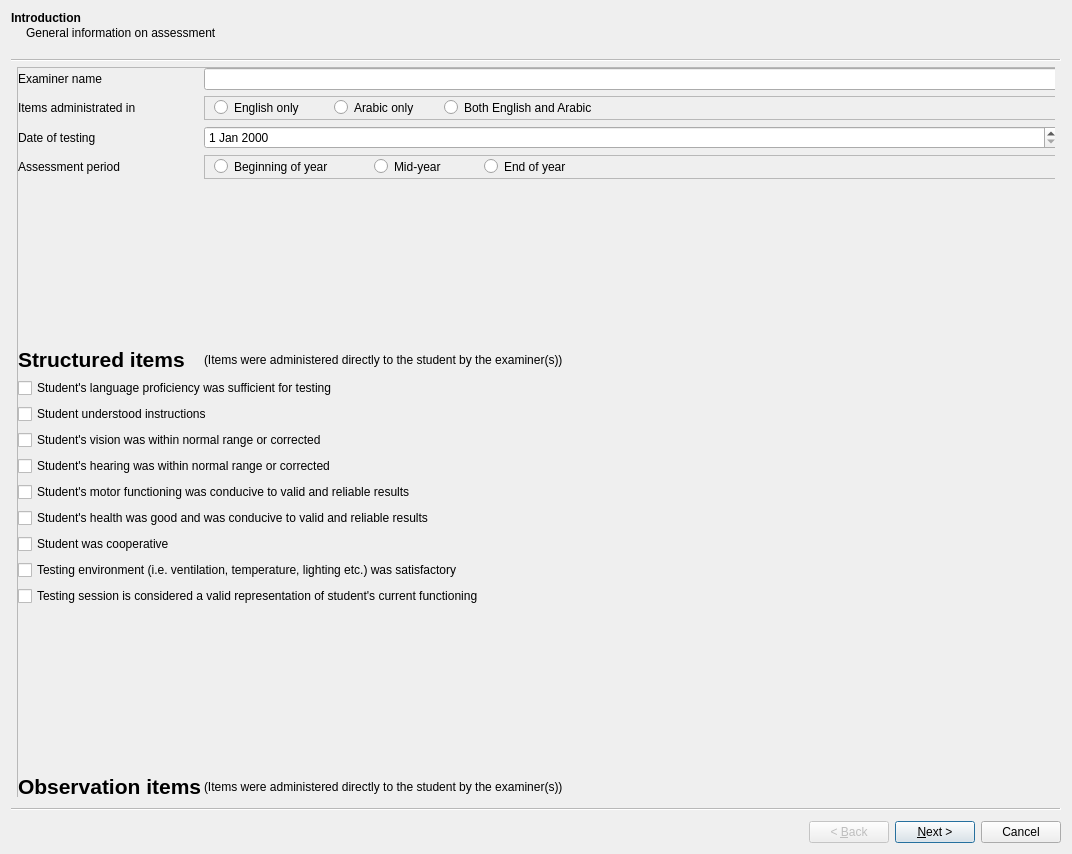
<?xml version="1.0" encoding="UTF-8"?>
<ui version="4.0">
 <class>Wizard</class>
 <widget class="QWizard" name="Wizard">
  <property name="geometry">
   <rect>
    <x>0</x>
    <y>0</y>
    <width>1072</width>
    <height>854</height>
   </rect>
  </property>
  <property name="windowTitle">
   <string>Battelle Developmental Inventory</string>
  </property>
  <widget class="QWizardPage" name="Intro">
   <property name="title">
    <string>Introduction</string>
   </property>
   <property name="subTitle">
    <string>General information on assessment</string>
   </property>
   <attribute name="pageId">
    <string notr="true">page1</string>
   </attribute>
   <widget class="QScrollArea" name="scrollArea">
    <property name="geometry">
     <rect>
      <x>0</x>
      <y>0</y>
      <width>1051</width>
      <height>731</height>
     </rect>
    </property>
    <property name="widgetResizable">
     <bool>true</bool>
    </property>
    <widget class="QWidget" name="scrollAreaWidgetContents">
     <property name="geometry">
      <rect>
       <x>0</x>
       <y>0</y>
       <width>1049</width>
       <height>729</height>
      </rect>
     </property>
     <widget class="QWidget" name="formLayoutWidget">
      <property name="geometry">
       <rect>
        <x>0</x>
        <y>0</y>
        <width>1041</width>
        <height>731</height>
       </rect>
      </property>
      <layout class="QFormLayout" name="introLayout">
       <property name="sizeConstraint">
        <enum>QLayout::SetMinimumSize</enum>
       </property>
       <property name="horizontalSpacing">
        <number>2</number>
       </property>
       <item row="1" column="0">
        <widget class="QLabel" name="examinerLabel">
         <property name="text">
          <string>Examiner name</string>
         </property>
        </widget>
       </item>
       <item row="1" column="1">
        <widget class="QLineEdit" name="lineExam"/>
       </item>
       <item row="2" column="0">
        <widget class="QLabel" name="adminLabel">
         <property name="text">
          <string>Items administrated in</string>
         </property>
        </widget>
       </item>
       <item row="2" column="1">
        <widget class="QFrame" name="itemFrame">
         <property name="sizePolicy">
          <sizepolicy hsizetype="Preferred" vsizetype="Preferred">
           <horstretch>0</horstretch>
           <verstretch>0</verstretch>
          </sizepolicy>
         </property>
         <property name="minimumSize">
          <size>
           <width>0</width>
           <height>24</height>
          </size>
         </property>
         <property name="autoFillBackground">
          <bool>false</bool>
         </property>
         <property name="frameShape">
          <enum>QFrame::StyledPanel</enum>
         </property>
         <property name="frameShadow">
          <enum>QFrame::Raised</enum>
         </property>
         <property name="lineWidth">
          <number>22</number>
         </property>
         <property name="midLineWidth">
          <number>22</number>
         </property>
         <widget class="QRadioButton" name="radioEnglish">
          <property name="geometry">
           <rect>
            <x>10</x>
            <y>0</y>
            <width>112</width>
            <height>23</height>
           </rect>
          </property>
          <property name="text">
           <string>English only</string>
          </property>
         </widget>
         <widget class="QRadioButton" name="radioArabic">
          <property name="geometry">
           <rect>
            <x>130</x>
            <y>0</y>
            <width>112</width>
            <height>23</height>
           </rect>
          </property>
          <property name="text">
           <string>Arabic only</string>
          </property>
         </widget>
         <widget class="QRadioButton" name="radioBoth">
          <property name="geometry">
           <rect>
            <x>240</x>
            <y>0</y>
            <width>191</width>
            <height>23</height>
           </rect>
          </property>
          <property name="text">
           <string>Both English and Arabic</string>
          </property>
         </widget>
        </widget>
       </item>
       <item row="3" column="0">
        <widget class="QLabel" name="labelAssess">
         <property name="text">
          <string>Date of testing</string>
         </property>
         <property name="textFormat">
          <enum>Qt::AutoText</enum>
         </property>
        </widget>
       </item>
       <item row="3" column="1">
        <widget class="QDateEdit" name="dateEdit"/>
       </item>
       <item row="4" column="0">
        <widget class="QLabel" name="assessLabel">
         <property name="text">
          <string>Assessment period</string>
         </property>
        </widget>
       </item>
       <item row="4" column="1">
        <widget class="QFrame" name="periodFrame">
         <property name="sizePolicy">
          <sizepolicy hsizetype="Preferred" vsizetype="Preferred">
           <horstretch>0</horstretch>
           <verstretch>0</verstretch>
          </sizepolicy>
         </property>
         <property name="minimumSize">
          <size>
           <width>0</width>
           <height>24</height>
          </size>
         </property>
         <property name="autoFillBackground">
          <bool>false</bool>
         </property>
         <property name="frameShape">
          <enum>QFrame::StyledPanel</enum>
         </property>
         <property name="frameShadow">
          <enum>QFrame::Raised</enum>
         </property>
         <property name="lineWidth">
          <number>22</number>
         </property>
         <property name="midLineWidth">
          <number>22</number>
         </property>
         <widget class="QRadioButton" name="radioMiddle">
          <property name="geometry">
           <rect>
            <x>170</x>
            <y>0</y>
            <width>112</width>
            <height>23</height>
           </rect>
          </property>
          <property name="text">
           <string>Mid-year</string>
          </property>
         </widget>
         <widget class="QRadioButton" name="radioBegin">
          <property name="geometry">
           <rect>
            <x>10</x>
            <y>0</y>
            <width>151</width>
            <height>23</height>
           </rect>
          </property>
          <property name="text">
           <string>Beginning of year</string>
          </property>
         </widget>
         <widget class="QRadioButton" name="radioEnd">
          <property name="geometry">
           <rect>
            <x>280</x>
            <y>0</y>
            <width>121</width>
            <height>23</height>
           </rect>
          </property>
          <property name="text">
           <string>End of year</string>
          </property>
         </widget>
        </widget>
       </item>
       <item row="5" column="0" colspan="2">
        <spacer name="verticalSpacer">
         <property name="orientation">
          <enum>Qt::Vertical</enum>
         </property>
         <property name="sizeHint" stdset="0">
          <size>
           <width>20</width>
           <height>10</height>
          </size>
         </property>
        </spacer>
       </item>
       <item row="6" column="0">
        <widget class="QLabel" name="strucLabel">
         <property name="minimumSize">
          <size>
           <width>0</width>
           <height>22</height>
          </size>
         </property>
         <property name="font">
          <font>
           <pointsize>16</pointsize>
           <weight>75</weight>
           <bold>true</bold>
          </font>
         </property>
         <property name="text">
          <string>Structured items</string>
         </property>
        </widget>
       </item>
       <item row="6" column="1">
        <widget class="QLabel" name="label">
         <property name="text">
          <string>(Items were administered directly to the student by the examiner(s))</string>
         </property>
        </widget>
       </item>
       <item row="7" column="0" colspan="2">
        <widget class="QCheckBox" name="checkLanguage">
         <property name="text">
          <string>Student's language proficiency was sufficient for testing</string>
         </property>
        </widget>
       </item>
       <item row="8" column="0" colspan="2">
        <widget class="QCheckBox" name="checkInstruct">
         <property name="text">
          <string>Student understood instructions</string>
         </property>
        </widget>
       </item>
       <item row="9" column="0" colspan="2">
        <widget class="QCheckBox" name="checkVision">
         <property name="text">
          <string>Student's vision was within normal range or corrected</string>
         </property>
        </widget>
       </item>
       <item row="10" column="0" colspan="2">
        <widget class="QCheckBox" name="checkHearing">
         <property name="text">
          <string>Student's hearing was within normal range or corrected</string>
         </property>
        </widget>
       </item>
       <item row="11" column="0" colspan="2">
        <widget class="QCheckBox" name="checkMotor">
         <property name="text">
          <string>Student's motor functioning was conducive to valid and reliable results</string>
         </property>
        </widget>
       </item>
       <item row="12" column="0" colspan="2">
        <widget class="QCheckBox" name="checkhealth">
         <property name="text">
          <string>Student's health was good and was conducive to valid and reliable results</string>
         </property>
        </widget>
       </item>
       <item row="13" column="0" colspan="2">
        <widget class="QCheckBox" name="checkCoop">
         <property name="text">
          <string>Student was cooperative</string>
         </property>
        </widget>
       </item>
       <item row="14" column="0" colspan="2">
        <widget class="QCheckBox" name="checkEnv">
         <property name="text">
          <string>Testing environment (i.e. ventilation, temperature, lighting etc.) was satisfactory</string>
         </property>
        </widget>
       </item>
       <item row="15" column="0" colspan="2">
        <widget class="QCheckBox" name="checkValid">
         <property name="text">
          <string>Testing session is considered a valid representation of student's current functioning</string>
         </property>
        </widget>
       </item>
       <item row="16" column="0" colspan="2">
        <spacer name="verticalSpacer_2">
         <property name="orientation">
          <enum>Qt::Vertical</enum>
         </property>
         <property name="sizeHint" stdset="0">
          <size>
           <width>20</width>
           <height>10</height>
          </size>
         </property>
        </spacer>
       </item>
       <item row="17" column="0">
        <widget class="QLabel" name="strucLabel_2">
         <property name="minimumSize">
          <size>
           <width>0</width>
           <height>22</height>
          </size>
         </property>
         <property name="font">
          <font>
           <pointsize>16</pointsize>
           <weight>75</weight>
           <bold>true</bold>
          </font>
         </property>
         <property name="text">
          <string>Observation items</string>
         </property>
        </widget>
       </item>
       <item row="17" column="1">
        <widget class="QLabel" name="label_2">
         <property name="text">
          <string>(Items were administered directly to the student by the examiner(s))</string>
         </property>
        </widget>
       </item>
      </layout>
     </widget>
    </widget>
   </widget>
  </widget>
  <widget class="QWizardPage" name="SC"/>
  <widget class="QWizardPage" name="PR"/>
  <widget class="QWizardPage" name="AI"/>
  <widget class="QWizardPage" name="PI"/>
  <widget class="QWizardPage" name="SR"/>
  <widget class="QWizardPage" name="RC"/>
  <widget class="QWizardPage" name="EC"/>
  <widget class="QWizardPage" name="GM"/>
  <widget class="QWizardPage" name="FM"/>
  <widget class="QWizardPage" name="PM"/>
  <widget class="QWizardPage" name="AM"/>
  <widget class="QWizardPage" name="RA"/>
  <widget class="QWizardPage" name="PC"/>
 </widget>
 <resources/>
 <connections/>
</ui>
